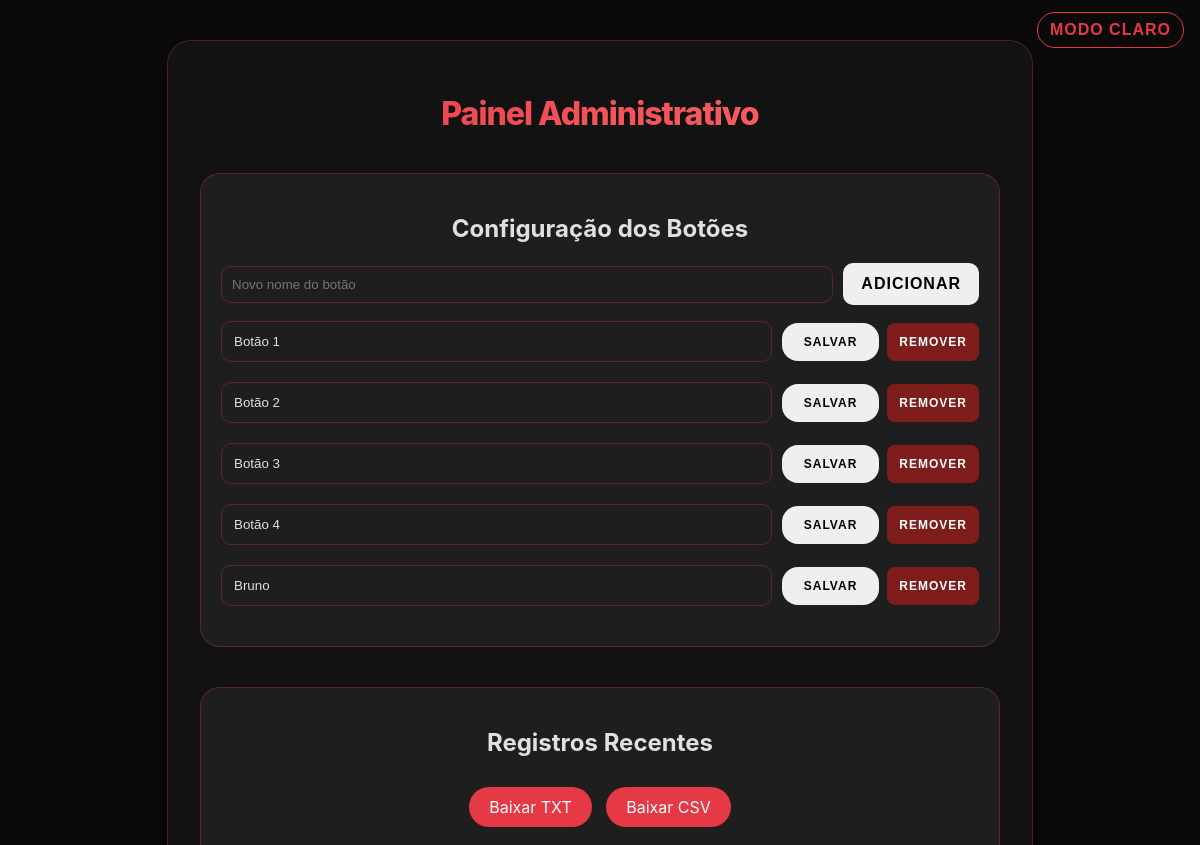
/admin (upper part), run on an earlier commit of the app's database.
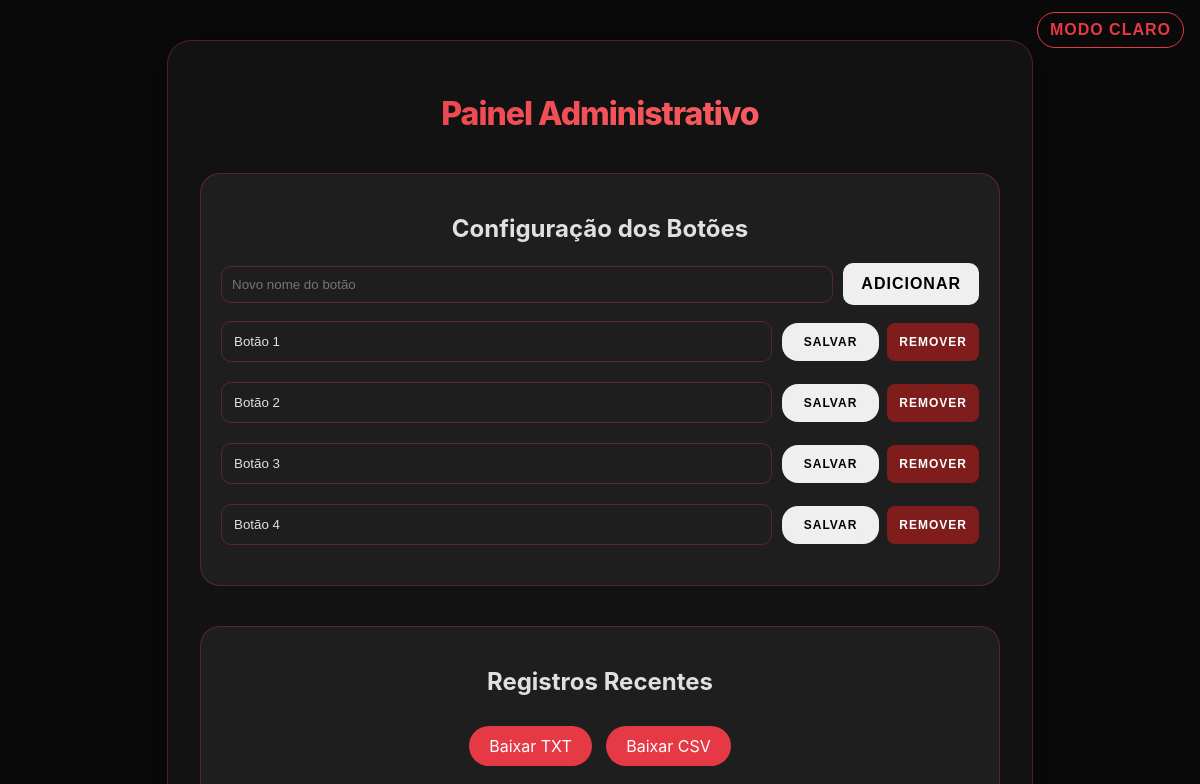
And on a later commit of the database.
### tables this page shows
CREATE TABLE botoes (
            id INTEGER PRIMARY KEY,
            nome TEXT
        );

### app.py (the view)
@app.route('/admin')
def admin():
    conn = sqlite3.connect(DB_PATH)
    c = conn.cursor()
    c.execute("SELECT id, nome FROM botoes ORDER BY id")
    botoes = c.fetchall()
    c.execute("SELECT botao, sequencial, data, hora FROM cliques ORDER BY id DESC LIMIT 50")
    cliques = c.fetchall()
    conn.close()
    return render_template('admin.html', botoes=botoes, cliques=cliques)

### templates/admin.html (shortened to what this page needs)
<!DOCTYPE html>
<html lang="pt">
<head>
    <link rel="stylesheet" href="{{ url_for('static', filename='style.css') }}">
</head>
<body class="dark-mode">
    <div class="container" style="max-width: 800px;">
        <h1>Painel Administrativo</h1>
        <div class="admin-section">
            <h2>Configuração dos Botões</h2>
            <div style="display:flex; gap:10px; margin-bottom:16px; align-items:center;">
                <input type="text" id="new-button-name" placeholder="Novo nome do botão" style="flex:1; padding:10px; border-radius:10px; border:1px solid var(--border-vermelho); background:transparent; color:inherit;">
                <button id="add-button" style="padding:10px 16px; border-radius:10px;">Adicionar</button>
            </div>
            {% for btn in botoes %}
            <div class="config-grid">
                <input type="text" id="name-{{ btn[0] }}" value="{{ btn[1] }}">
                <div style="display:flex; gap:8px; align-items:center;">
                    <button class="btn-update" data-id="{{ btn[0] }}" style="padding: 10px 20px; font-size: 12px;">Salvar</button>
                    <button class="btn-delete" data-id="{{ btn[0] }}" style="padding: 10px; font-size: 12px; background:#7f1d1d; color:white; border-radius:8px;">Remover</button>
                </div>
            </div>
            {% endfor %}
        </div>
        <div class="admin-section">
            <h2>Registros Recentes</h2>
            <a href="/admin/export" class="export-btn">Baixar TXT</a>
            <a href="/admin/export_csv" class="export-btn" style="margin-left:10px">Baixar CSV</a>
        </div>
    </div>
    <button id="themeToggle" class="theme-toggle" aria-label="Alternar tema">Modo</button>
</body>
</html>

What changed in the data, as far as the page shows it:
removed botoes: nome "Bruno"
